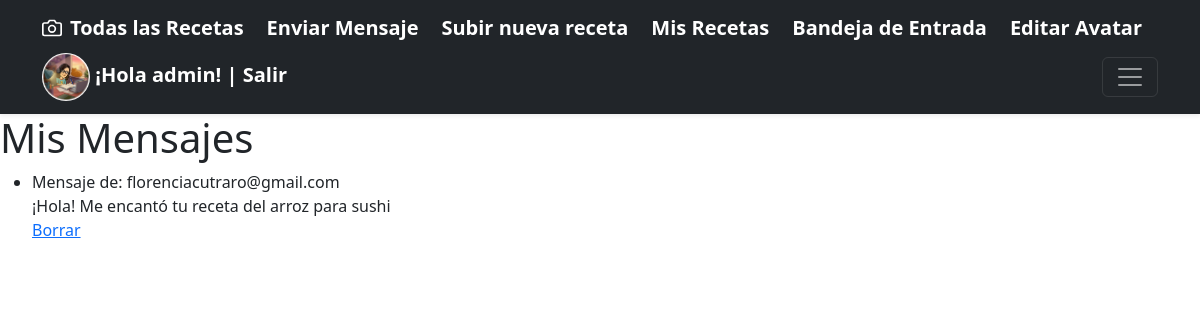
Before: /mensaje/list (signed in) with the older database file.
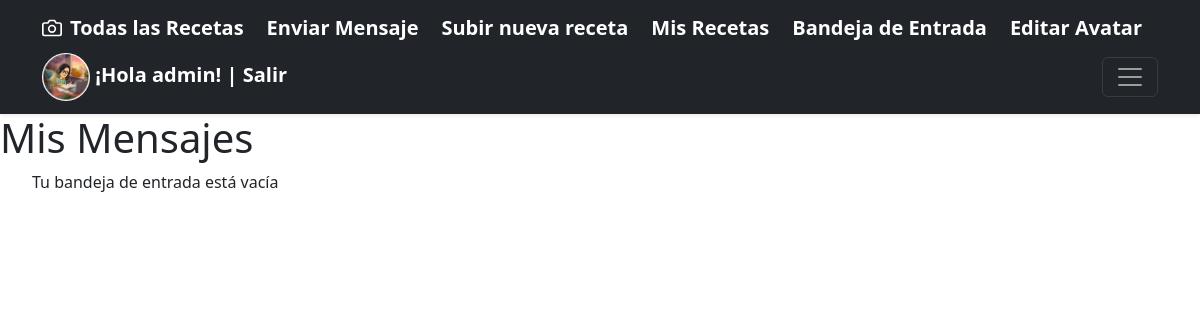
After: the same page with the newer database file.
### Recetario/models.py (models this page shows)
class Profile(models.Model):
    user = models.OneToOneField(User, on_delete=models.CASCADE, related_name="profile")
    avatar = models.ImageField(upload_to="avatares", null=True, blank=True)
    @property
    def avatar_url(self):
        return self.avatar.url if self.avatar else ''

class Mensaje(models.Model):
    mensaje = models.TextField(max_length=1000)
    email = models.EmailField()
    creado_el = models.DateTimeField(auto_now_add=True)
    destinatario = models.ForeignKey(User, on_delete=models.CASCADE, related_name="mensajes")

### Recetario/views.py (the view)
# urls.py: path('mensaje/list', MensajeList.as_view(), name="mensaje-list" ),
class MensajeList(LoginRequiredMixin, ListView):
    model = Mensaje
    context_object_name = "mensajes"
    def get_queryset(self):
        import pdb; pdb.set_trace
        return Mensaje.objects.filter(destinatario=self.request.user).all()

### Recetario/templates/Recetario/mensaje_list.html (shortened to what this page needs)
{% extends "Recetario/base.html" %}
{% load static %}
 {% block main %}
 <h1> Mis Mensajes </h1>
<ul>
    {% if mensajes %}
    {%  for mensaje in mensajes  %}
    <li> Mensaje de: {{mensaje.email}}
        <br>
        {{ mensaje.mensaje }}
        <br>
        <a href="{% url 'mensaje-delete' mensaje.id %}">Borrar</a>
    </li>
    {% endfor %}
    {% else %}
    <p> Tu bandeja de entrada está vacía </p>
    {% endif %}
</ul>
{% endblock %}

### Recetario/templates/Recetario/base.html (shortened to what this page needs)
<!DOCTYPE html>
<html lang="en">
  <head><meta http-equiv="Content-Type" content="text/html; charset=UTF-8">
    {%load static %}
<link href="{% static 'Recetario/css/bootstrap.min.css' %}" rel="stylesheet">
  </head>
  <body>
<header>
  <div class="navbar navbar-dark bg-dark shadow-sm">
    <div class="container">
      <a href="{% url 'receta-list' %}" class="navbar-brand d-flex align-items-center">
        <strong>Todas las Recetas</strong>
      </a>
      <a  href="{% url 'mensaje-create' %}" class="navbar-brand d-flex align-items-center">
        <strong>Enviar Mensaje</strong>
      </a>
      {%if  user.is_authenticated %}
        <a href="{% url 'receta-create' %}" class="navbar-brand d-flex align-items-center">
          <strong>Subir nueva receta</strong>
        </a>
        <a href="{% url 'receta-mine' %}" class="navbar-brand d-flex align-items-center">
          <strong>Mis Recetas</strong>
        </a>
        <a href="{% url 'mensaje-list' %}" class="navbar-brand d-flex align-items-center">
          <strong>Bandeja de Entrada</strong>
        </a>
        {% if user.profile %}
          <a  href="{% url 'profile-update' user.profile.id %}" class="navbar-brand d-flex align-items-center">
            <strong>Editar Avatar</strong>
          </a>
        {% else %}
        <a  href="{% url 'profile-create' %}" class="navbar-brand d-flex align-items-center">
          <strong>Crear Avatar</strong>
        </a>
        {% endif %}
        {%if user.profile.avatar_url %}
        <a href="{% url 'logout' %}" class="navbar-brand d-flex align-items-center">
          <strong> <img src="{{user.profile.avatar_url}}" height="100%" width="48px" style="border-radius: 50%;"> ¡Hola {{user.username}}! | Salir</strong>
        </a>
        {% else %}
        <a href="{% url 'logout' %}" class="navbar-brand d-flex align-items-center">
          <strong>¡Hola {{user.username}}! | Salir</strong>
        </a>
      {% endif %}
        {% endif %}
      <button class="navbar-toggler" type="button" data-bs-toggle="collapse" data-bs-target="#navbarHeader" aria-controls="navbarHeader" aria-expanded="false" aria-label="Toggle navigation">
        <span class="navbar-toggler-icon"></span>
      </button>
    </div>
  </div>
</header>
{% block main %}
{% endblock %}
</body></html>

Changed rows visible on the page:
removed Mensaje: email "florenciacutraro@gmail.com", mensaje "¡Hola! Me encantó tu receta del arroz para sushi"
Other visible differences:
text now shown: "Tu bandeja de entrada está vacía"
